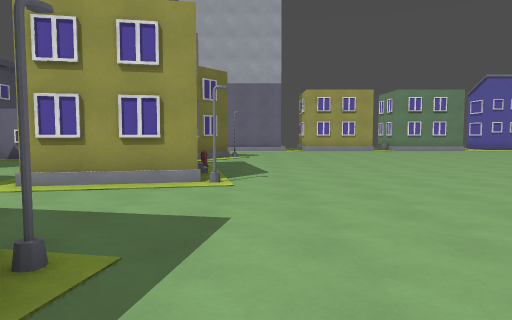
View 1 (above)

24 first-person views from a walk through a Godot game level. The camera is 1.5 m above the floor, tilts 4° down and sees 70° across. The floor is counted in squares, 2 m on a side. Each view is taken from the middle of a square. On the plan, view 1 faces up. The plan holds only what a view shows up to about 11 squares ahead; the rest is blank. The place goes on beyond the plan. Surface patterns are stand-ins for the level's own textures.

View 2
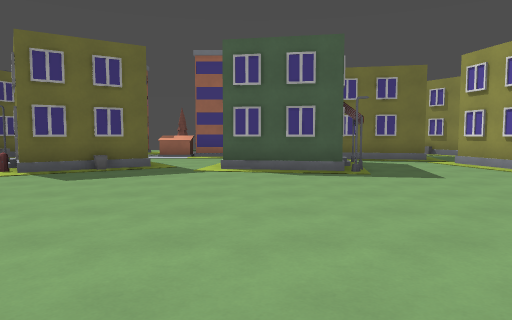

View 3
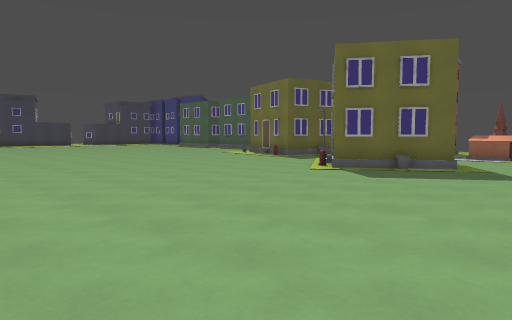

View 4
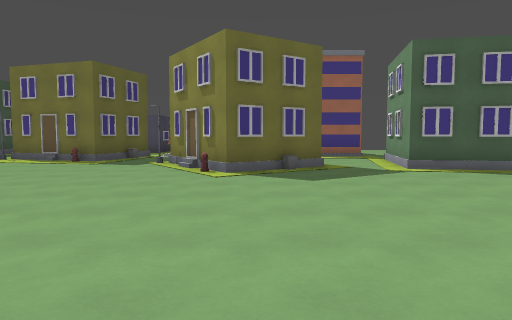

View 5
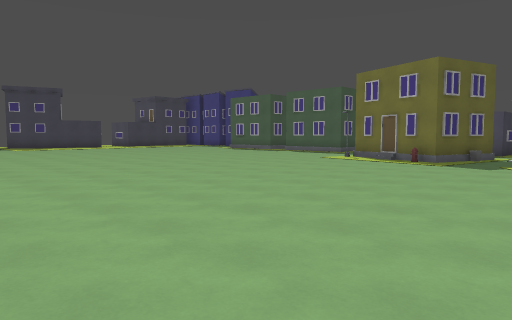

View 6
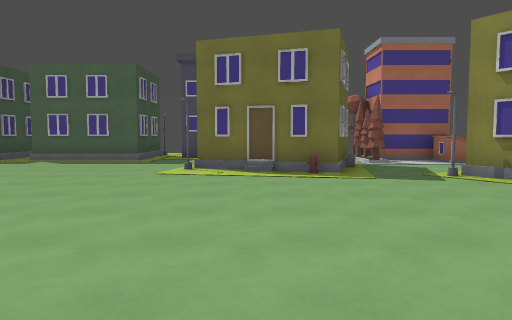

View 7
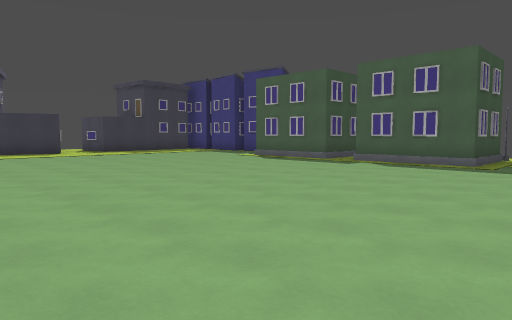

View 8
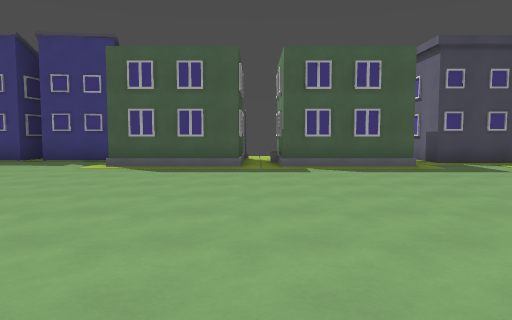

View 9
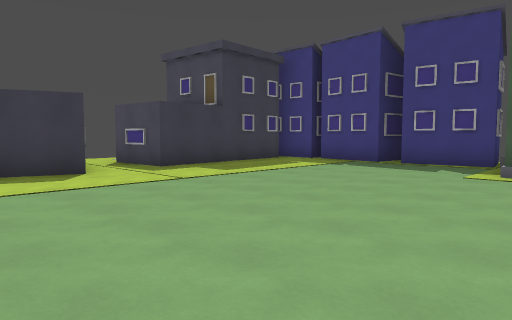

View 10
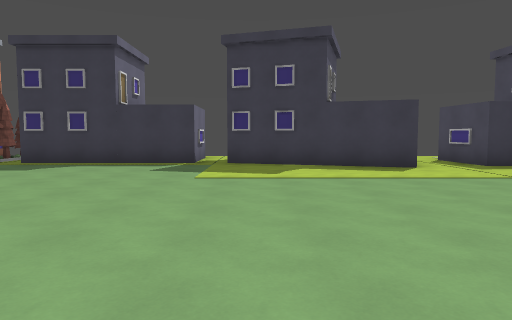

View 11
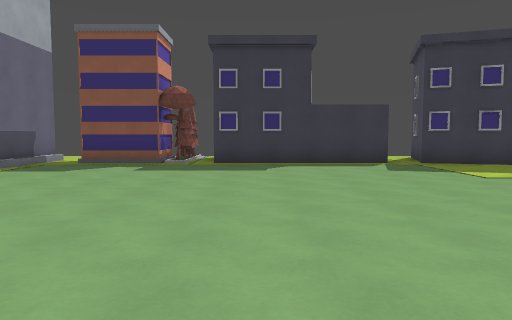

View 12
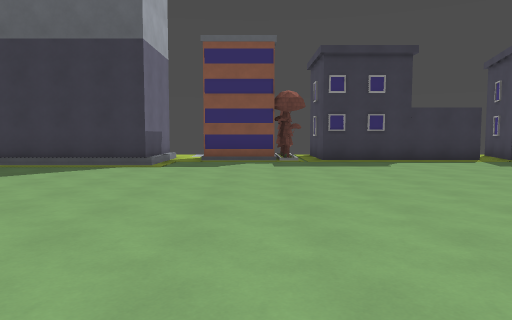

View 13
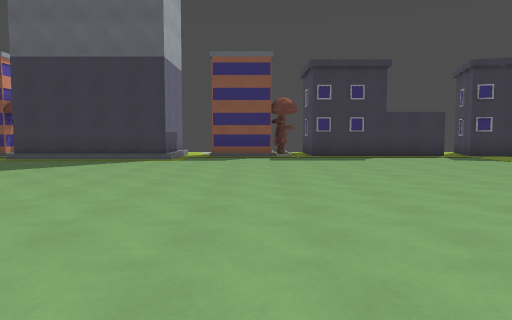

View 14
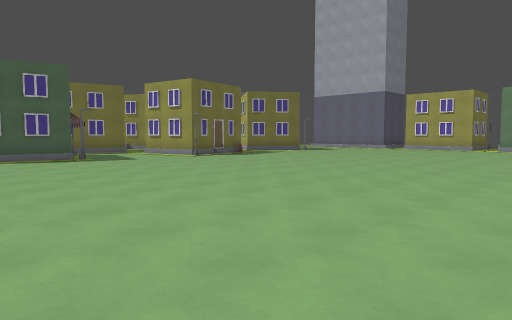

View 15
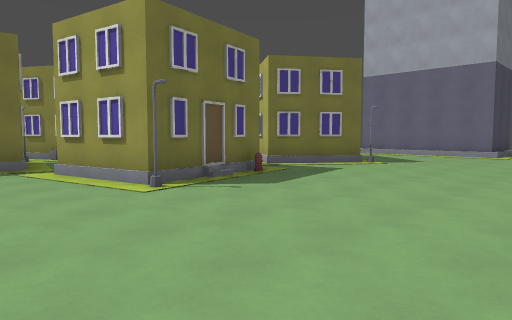

View 16
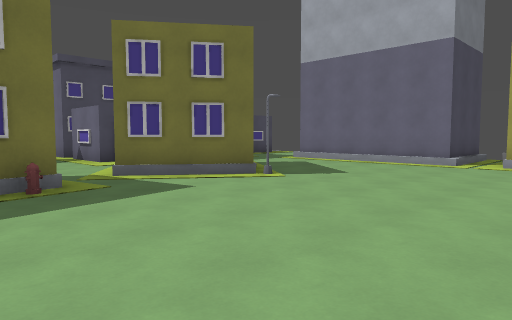

View 17
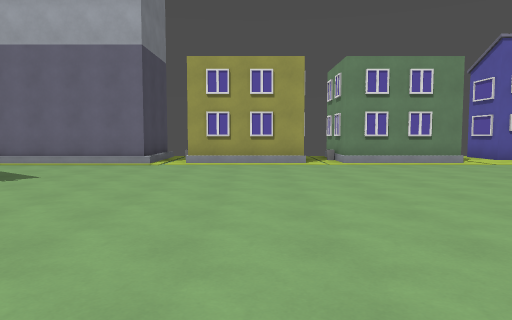

View 18
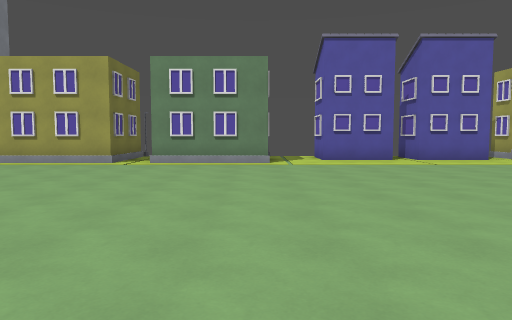

View 19
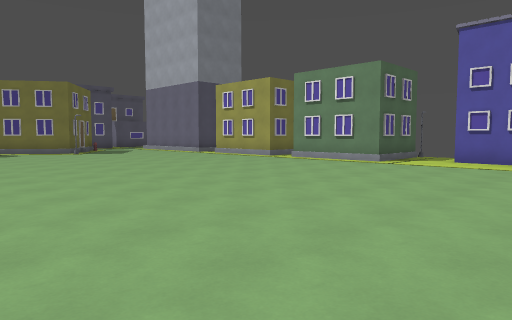

View 20
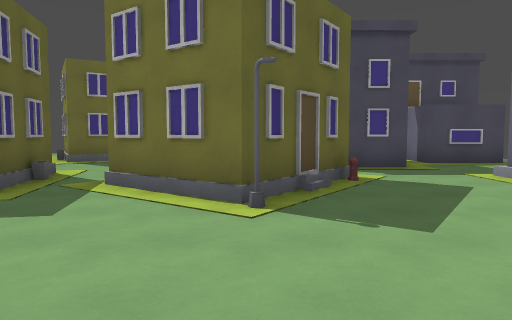

View 21
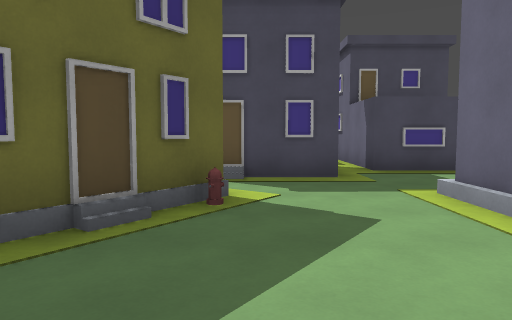

View 22
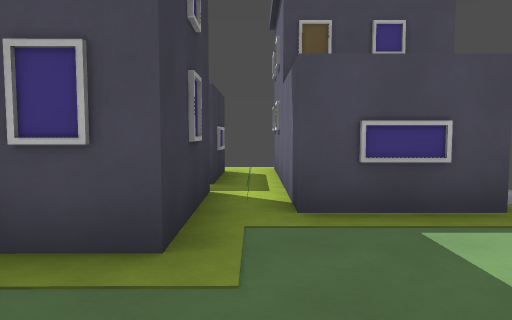

View 23
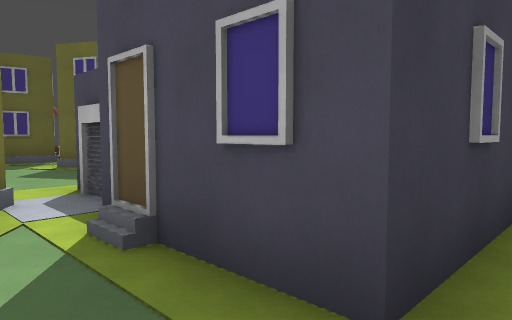

View 24
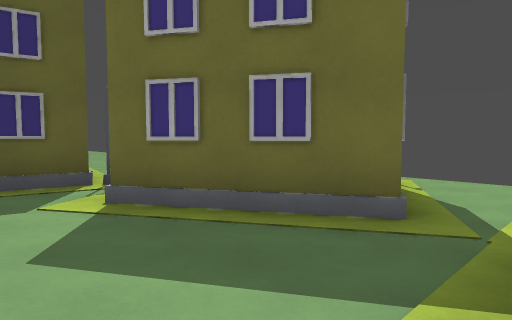

### Floor plan
Key: @ floor where view 1 was taken; # wall or solid block; x gap in a wall; . floor; / step, stairs or slope; ^ raised ledge.
Columns run from 11 left of view 1 to 14 right of it. Each row starts with its distance up from view 1.
 18     #..             #.####
 17 #####...#############.....
 16 ..........................
 15 .##.##....................
 14      #....................
 13      #..#................
 12      #.####..............
 11    .##.###...............
 10 .........#................
  9 ..##......................
  8 x  #....##/..............
  7   ###...##/.......... .. .
  6   #.x...###..........
  5    .###..............
  4    .  #..............
  3    .  #..............
  2    .  ####...........
  1        ###............
  0       .###.@..........
 -1       ...............
 -2     ##.............. .
 -3     .^..##........
 -4         ##........
 -5    #^.  ##........
 -6    #....#........
 -7    ##.............
 -8      ##...........
 -9       ##.........
-10   #   #..........
-11   #.. #..........
-12  ##..............
-13  x...............
-14   ##............
-15   ##............    .
-16  ###............   ...
-17  x........... ..  .....
-18   ##.........    ......
-19    #..........  ........
-20    #.....................
-21  #.......................
-22 ##........................
-23  #........................
-24  #........................
-25  #........................
-26   .....................###
-27    ####.####...........#
-28       #.   ##.########.#
-29             #.#    ##

Where each view was taken, in squares from view 1:
view 1: 0 up, 0 right, facing up
view 2: 0 up, 6 right, facing left
view 3: 0 up, 6 right, facing down-left
view 4: 4 down, 6 right, facing left
view 5: 5 down, 6 right, facing down-left
view 6: 10 down, 3 right, facing left
view 7: 11 down, 2 right, facing down-left
view 8: 17 down, 1 right, facing left
view 9: 19 down, 0 right, facing down-left
view 10: 18 down, 1 right, facing down
view 11: 18 down, 6 right, facing down
view 12: 17 down, 9 right, facing down
view 13: 15 down, 9 right, facing down
view 14: 2 down, 10 right, facing up-left
view 15: 3 up, 4 right, facing up-left
view 16: 7 up, 4 right, facing up-left
view 17: 7 up, 4 right, facing up
view 18: 7 up, 9 right, facing up
view 19: 7 up, 14 right, facing up-left
view 20: 12 up, 3 right, facing left
view 21: 14 up, 1 right, facing left
view 22: 16 up, 3 left, facing left
view 23: 16 up, 4 left, facing down-left
view 24: 11 up, 5 left, facing down-left
